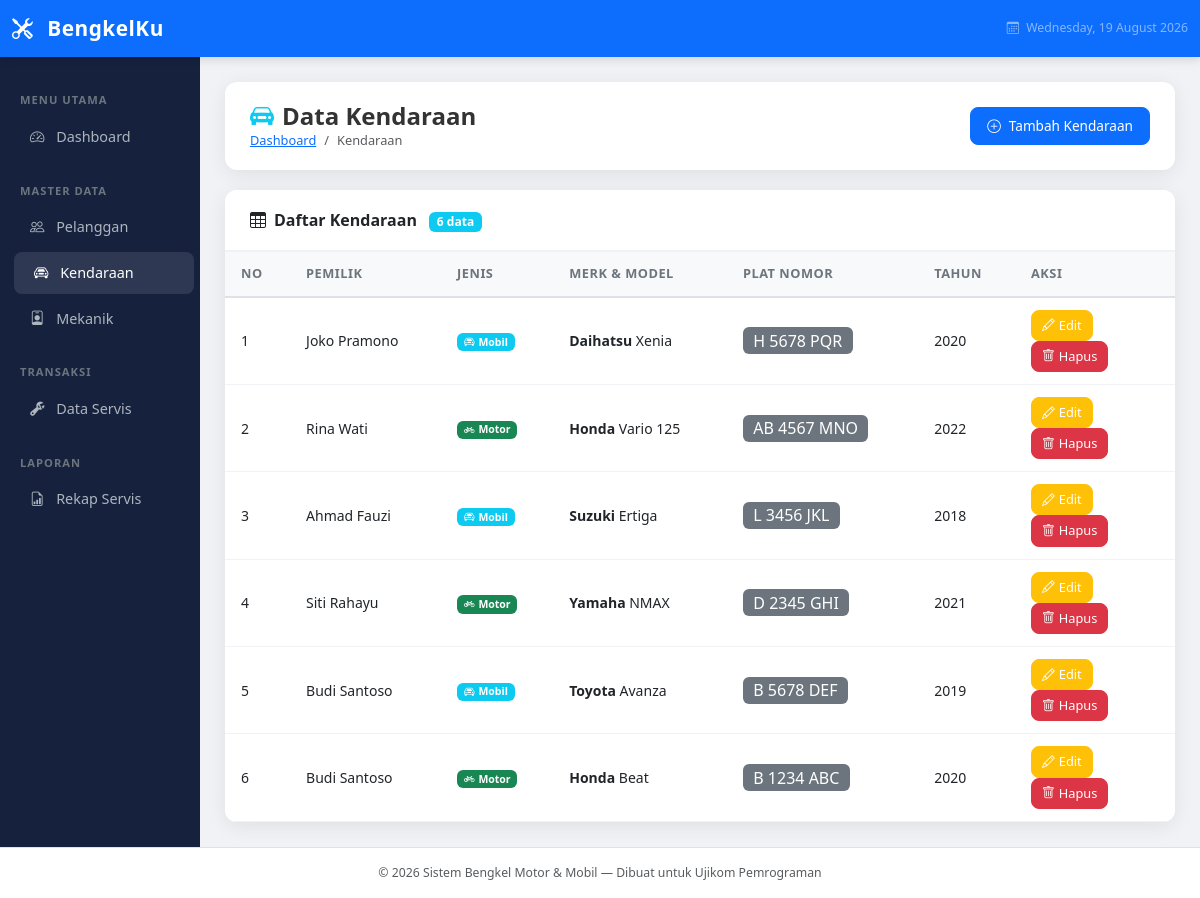
Page /kendaraan/index.php on the committed database.
### tables this page shows
CREATE TABLE IF NOT EXISTS kendaraan (
    id INT AUTO_INCREMENT PRIMARY KEY,
    id_pelanggan INT NOT NULL,
    jenis ENUM('Motor', 'Mobil') NOT NULL,
    merk VARCHAR(50) NOT NULL,
    model VARCHAR(50) NOT NULL,
    plat_nomor VARCHAR(15) NOT NULL,
    tahun YEAR NOT NULL,
    FOREIGN KEY (id_pelanggan) REFERENCES pelanggan(id) ON DELETE CASCADE
);

CREATE TABLE IF NOT EXISTS pelanggan (
    id INT AUTO_INCREMENT PRIMARY KEY,
    nama VARCHAR(100) NOT NULL,
    telepon VARCHAR(15) NOT NULL,
    alamat TEXT,
    created_at TIMESTAMP DEFAULT CURRENT_TIMESTAMP
);

### kendaraan/index.php (the view, shortened to what this page needs)
<?php
require_once '../config/database.php';
require_once '../includes/header.php';
$query  = "SELECT k.*, p.nama AS nama_pelanggan
           FROM kendaraan k
           JOIN pelanggan p ON k.id_pelanggan = p.id
           ORDER BY k.id DESC";
$result = mysqli_query($conn, $query);
?>
<div class="page-header">
    <div>
        <h4><i class="bi bi-car-front-fill me-2 text-info"></i>Data Kendaraan</h4>
        <nav aria-label="breadcrumb">
            <ol class="breadcrumb">
                <li class="breadcrumb-item"><a href="../index.php">Dashboard</a></li>
                <li class="breadcrumb-item active">Kendaraan</li>
            </ol>
        </nav>
    </div>
    <a href="tambah.php" class="btn btn-primary">
        <i class="bi bi-plus-circle me-2"></i>Tambah Kendaraan
    </a>
</div>
<div class="card table-card">
    <div class="card-header">
        <i class="bi bi-table me-2"></i>Daftar Kendaraan
        <span class="badge bg-info ms-2"><?= mysqli_num_rows($result) ?> data</span>
    </div>
    <div class="card-body p-0">
        <div class="table-responsive">
            <table class="table table-hover mb-0">
                <thead>
                    <tr>
                        <th>No</th>
                        <th>Pemilik</th>
                        <th>Jenis</th>
                        <th>Merk & Model</th>
                        <th>Plat Nomor</th>
                        <th>Tahun</th>
                        <th style="width:160px">Aksi</th>
                    </tr>
                </thead>
                <tbody>
                    <?php
                    $no = 1;
                    if (mysqli_num_rows($result) > 0):
                        while ($row = mysqli_fetch_assoc($result)):
                    ?>
                    <tr>
                        <td><?= $no++ ?></td>
                        <td><?= htmlspecialchars($row['nama_pelanggan']) ?></td>
                        <td>
                            <?php if ($row['jenis'] == 'Motor'): ?>
                                <span class="badge bg-success"><i class="bi bi-bicycle me-1"></i>Motor</span>
                            <?php else: ?>
                                <span class="badge bg-info"><i class="bi bi-car-front me-1"></i>Mobil</span>
                            <?php endif; ?>
                        </td>
                        <td>
                            <strong><?= htmlspecialchars($row['merk']) ?></strong>
                            <?= htmlspecialchars($row['model']) ?>
                        </td>
                        <td>
                            <span class="badge bg-secondary fs-6 fw-normal"><?= htmlspecialchars($row['plat_nomor']) ?></span>
                        </td>
                        <td><?= $row['tahun'] ?></td>
                        <td>
                            <a href="edit.php?id=<?= $row['id'] ?>" class="btn btn-sm btn-warning text-white">
                                <i class="bi bi-pencil me-1"></i>Edit
                            </a>
                            <button onclick="konfirmasiHapus('../kendaraan/hapus.php?id=<?= $row['id'] ?>', '<?= addslashes($row['merk'] . ' ' . $row['model']) ?>')"
                                    class="btn btn-sm btn-danger">
                                <i class="bi bi-trash me-1"></i>Hapus
                            </button>
                        </td>
                    </tr>
                    <?php endwhile; endif; ?>
                </tbody>
            </table>
        </div>
    </div>
</div>
<?php require_once '../includes/footer.php'; ?>

### assets/css/style.css (style rules this page uses)
:root { --primary: #0d6efd; --success: #198754; --warning: #ffc107; --danger: #dc3545; --dark: #1a1a2e; --sidebar-bg: #16213e; --card-shadow: 0 4px 20px rgba(0, 0, 0, 0.08); }
body { background-color: #f0f2f5; font-family: 'Segoe UI', Tahoma, Geneva, Verdana, sans-serif; font-size: 14px; }
.table-card { border: none; border-radius: 12px; box-shadow: var(--card-shadow); overflow: hidden; }
.table-card .card-header { background: white; border-bottom: 2px solid #f0f2f5; padding: 18px 25px; font-weight: 600; font-size: 1rem; }
.table thead th { background-color: #f8f9fa; border-bottom: 2px solid #dee2e6; font-weight: 600; font-size: 0.8rem; text-transform: uppercase; letter-spacing: 0.5px; color: #6c757d; padding: 12px 16px; }
.table tbody td { padding: 12px 16px; vertical-align: middle; border-bottom: 1px solid #f0f2f5; }
.page-header { background: white; border-radius: 12px; padding: 20px 25px; margin-bottom: 20px; box-shadow: var(--card-shadow); display: flex; align-items: center; justify-content: space-between; }
.page-header h4 { margin: 0; font-weight: 700; color: #333; }
.page-header .breadcrumb { margin: 0; background: none; padding: 0; font-size: 0.8rem; }
.btn { border-radius: 8px; font-size: 0.85rem; font-weight: 500; padding: 8px 16px; transition: all 0.2s ease; }
.btn-sm { padding: 5px 10px; font-size: 0.8rem; }

### rows in the picture
kendaraan: id_pelanggan.nama "Joko Pramono", jenis "Mobil" (drawn), merk "Daihatsu", model "Xenia", plat_nomor "H 5678 PQR", tahun "2020"
kendaraan: id_pelanggan.nama "Rina Wati", jenis "Motor" (drawn), merk "Honda", model "Vario 125", plat_nomor "AB 4567 MNO", tahun "2022"
kendaraan: id_pelanggan.nama "Ahmad Fauzi", jenis "Mobil" (drawn), merk "Suzuki", model "Ertiga", plat_nomor "L 3456 JKL", tahun "2018"
kendaraan: id_pelanggan.nama "Siti Rahayu", jenis "Motor" (drawn), merk "Yamaha", model "NMAX", plat_nomor "D 2345 GHI", tahun "2021"
kendaraan: id_pelanggan.nama "Budi Santoso", jenis "Mobil" (drawn), merk "Toyota", model "Avanza", plat_nomor "B 5678 DEF", tahun "2019"
kendaraan: id_pelanggan.nama "Budi Santoso", jenis "Motor" (drawn), merk "Honda", model "Beat", plat_nomor "B 1234 ABC", tahun "2020"

### other values in the picture
mysqli_num_rows($result) "6"
